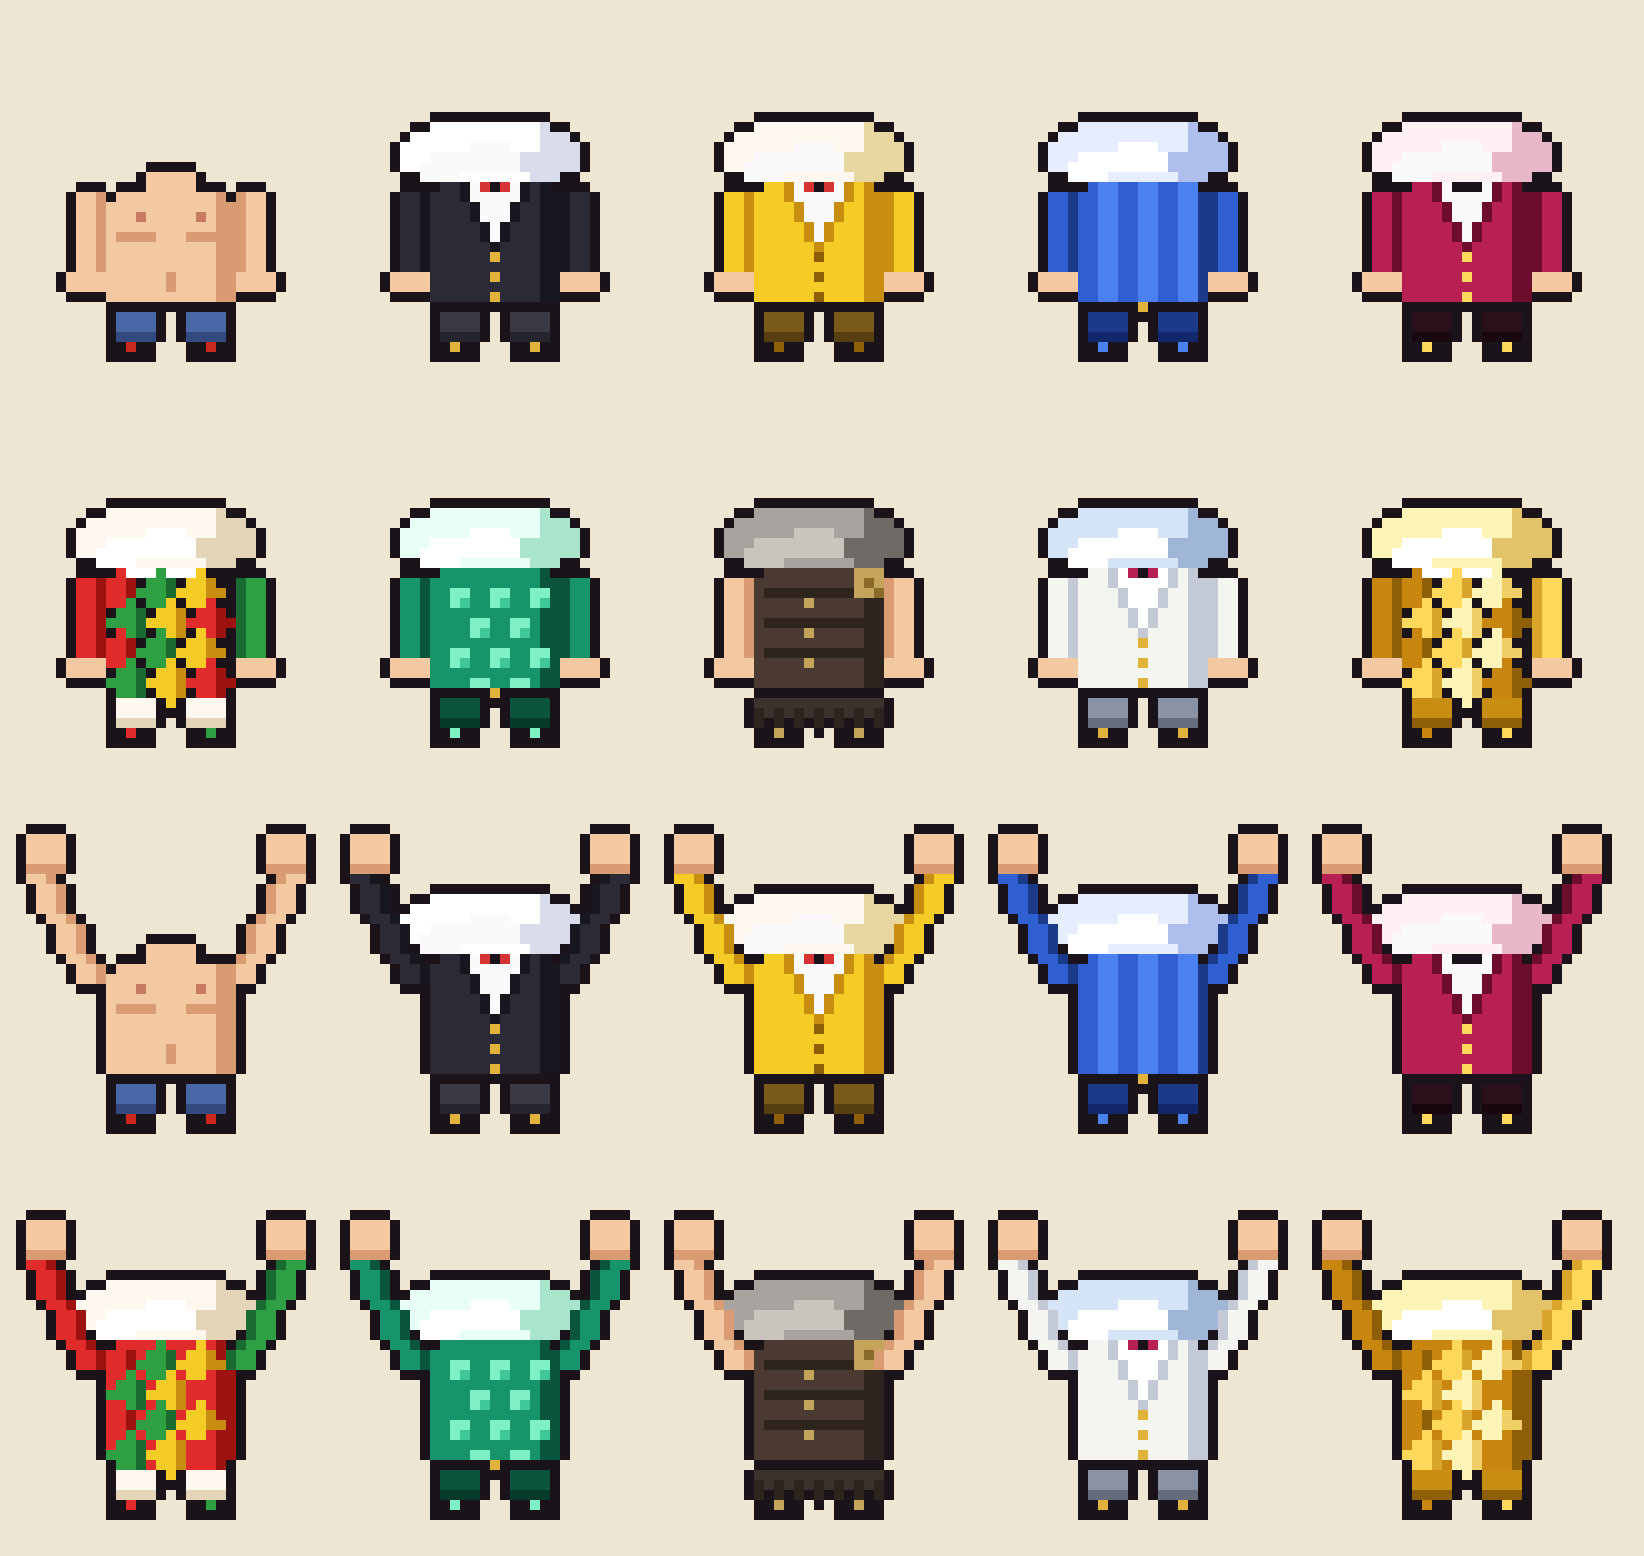

Generate this figure with Python:
"""Pixel bodies for Redka looks. Every look shares ONE silhouette (the clown's: big ruff, wide torso,
hands out, pants, shoes) and differs by palette and torso pattern. Look 0 is the same body shirtless.
Headless: the face is felix*.png laid on top by makeChar() in index.html.

Writes looks.json {grids, grids_up (hands raised, shown while jumping up), pals, head} and looks.png (preview). Paste grids/pals/head into index.html
(LOOKGRID, LOOKPAL, HEADPH)."""
from PIL import Image
import json, os

DIR = os.path.dirname(os.path.abspath(__file__))
W, H = 30, 35


class G:
    def __init__(s, w=W, h=H):
        s.w, s.h = w, h
        s.g = [['.'] * w for _ in range(h)]

    def px(s, x, y, c):
        if 0 <= x < s.w and 0 <= y < s.h:
            s.g[y][x] = c

    def rect(s, x0, y0, x1, y1, c):
        for y in range(y0, y1 + 1):
            for x in range(x0, x1 + 1):
                s.px(x, y, c)

    def ell(s, cx, cy, rx, ry, c, shade=None, sx=.45):
        for y in range(s.h):
            for x in range(s.w):
                if ((x + .5 - cx) / rx) ** 2 + ((y + .5 - cy) / ry) ** 2 <= 1:
                    s.px(x, y, shade if shade and (x + .5 - cx) > rx * sx else c)

    def get(s, x, y):
        return s.g[y][x] if 0 <= x < s.w and 0 <= y < s.h else '.'

    def outline(s):
        add = []
        for y in range(s.h):
            for x in range(s.w):
                if s.g[y][x] == '.' and any(s.get(x + dx, y + dy) not in '.K' for dx, dy in ((1, 0), (-1, 0), (0, 1), (0, -1))):
                    add.append((x, y))
        for x, y in add:
            s.g[y][x] = 'K'

    def rows(s):
        return [''.join(r) for r in s.g]


def ruff(g):
    """Gathered collar (S light, s shade, W highlight). Same on every dressed look."""
    g.ell(15, 14.2, 9.2, 3.4, 'S', 's', .5)
    g.ell(15, 15.6, 7.4, 2.2, 'W', 's', .45)
    g.rect(12, 16, 18, 16, 'S')


def torso_base(g, c, shade):
    g.rect(9, 17, 21, 29, c)
    g.rect(20, 17, 21, 29, shade)
    for x, y in ((9, 17), (21, 17), (9, 29), (21, 29)):
        g.px(x, y, '.')


def dia(g, cx, cy, s, lite, dark):
    for y in range(-s, s + 1):
        w = s - abs(y)
        for x in range(-w, w + 1):
            g.px(cx + x, cy + y, dark if x > 0 else lite)


def pat_diamond(g):
    cols = [('A', 'a'), ('B', 'b'), ('C', 'c')]
    for cy, shift in ((19, 0), (22, 1), (25, 0), (28, 1)):
        for j in range(3):
            lite, dark = cols[(j + shift) % 3]
            dia(g, 10 + j * 4 + (1 if shift else 0), cy, 2, lite, dark)


def pat_plain(g):
    """Suit jacket: small white shirt V, bow tie, lapel seams, gold buttons."""
    torso_base(g, 'A', 'a')
    for i in range(6):
        g.rect(13 + i // 2, 17 + i, 17 - i // 2, 17 + i, 'W')
        g.px(12 + i // 2, 17 + i, 'a'); g.px(18 - i // 2, 17 + i, 'a')
    g.px(14, 17, 'R'); g.px(15, 17, 'K'); g.px(16, 17, 'R')
    for y in (24, 26, 28):
        g.px(15, y, 'M')
    g.px(15, 23, 'a')
    g.rect(9, 29, 21, 29, 'K')


def pat_stripes(g):
    torso_base(g, 'A', 'a')
    for x in range(9, 22):
        if ((x - 9) // 2) % 2:
            g.rect(x, 17, x, 29, 'B')
    g.rect(9, 29, 21, 29, 'K'); g.px(15, 29, 'M')


def pat_dots(g):
    torso_base(g, 'A', 'a')
    for x, y in ((11, 19), (15, 19), (19, 19), (13, 22), (17, 22), (11, 25), (15, 25), (19, 25), (13, 28), (17, 28)):
        g.rect(x, y, x + 1, y + 1, 'C')
        g.px(x + 1, y + 1, 'c')
    g.rect(9, 29, 21, 29, 'K'); g.px(15, 29, 'M')


def pat_tunic(g):
    torso_base(g, 'A', 'a')
    for y in (19, 22, 25):
        g.rect(10, y, 20, y, 'a')
    g.rect(19, 17, 21, 19, 'O'); g.px(20, 18, 'o'); g.px(21, 19, 'o')
    g.px(14, 20, 'O'); g.px(14, 23, 'O'); g.px(14, 26, 'O')
    g.rect(9, 29, 21, 29, 'K')


def pat_bare(g):
    """Shirtless: neck, pecs, belly button. The motivation to buy a suit."""
    g.rect(13, 16, 17, 19, 'F')
    g.rect(9, 18, 21, 29, 'F')
    g.rect(20, 18, 21, 29, 'f')
    for x, y in ((9, 18), (21, 18), (9, 29), (21, 29)):
        g.px(x, y, '.')
    g.rect(10, 22, 13, 22, 'f'); g.rect(17, 22, 20, 22, 'f')   # under the pecs
    g.px(12, 20, 'q'); g.px(18, 20, 'q')                       # nipples
    g.px(15, 26, 'f'); g.px(15, 27, 'f')                       # belly button
    g.rect(9, 29, 21, 29, 'K')                                 # belt


def arms(g, left, right, skin=False, up=False):
    if up:
        # hands raised: arms go diagonally up and out beside the face (face spans x 7.5..22.5)
        cl, cr = ('F', 'F') if skin else (left, right)
        sl, sr = ('f', 'f') if skin else (left.lower(), right.lower())
        for y in range(9, 20):
            xl = 7 - round((19 - y) * 5 / 10)
            xr = 29 - xl
            g.rect(xl - 1, y, xl + 1, y, cl)
            g.px(xl + 1, y, sl)
            g.rect(xr - 1, y, xr + 1, y, cr)
            g.px(xr - 1, y, sr)
        g.rect(1, 5, 4, 8, 'F'); g.rect(25, 5, 28, 8, 'F')
        g.rect(1, 8, 4, 8, 'f'); g.rect(25, 8, 28, 8, 'f')
        return
    if skin:
        g.rect(6, 18, 8, 26, 'F'); g.rect(22, 18, 24, 26, 'F')
        g.rect(8, 18, 8, 26, 'f'); g.rect(22, 18, 22, 26, 'f')
    else:
        g.rect(6, 18, 8, 26, left); g.rect(22, 18, 24, 26, right)
        g.rect(8, 18, 8, 26, left.lower()); g.rect(22, 18, 22, 26, right.lower())
    g.rect(5, 26, 8, 27, 'F')
    g.rect(22, 26, 25, 27, 'F')


def lower(g, shoe_l='A', shoe_r='B', skirt=False):
    if skirt:
        g.rect(9, 30, 21, 31, 'P')
        for x in range(9, 22, 2):
            g.rect(x, 31, x, 32, 'p')
    else:
        g.rect(10, 30, 13, 32, 'P'); g.rect(17, 30, 20, 32, 'P')
        g.rect(10, 32, 13, 32, 'p'); g.rect(17, 32, 20, 32, 'p')
    g.rect(9, 33, 13, 34, 'K'); g.rect(17, 33, 21, 34, 'K')
    g.px(11, 33, shoe_l); g.px(19, 33, shoe_r)


def suit(pat, arm=('A', 'A'), dressed=True, skin_arms=False, skirt=False, shoes=('A', 'B'), up=False):
    g = G()
    if dressed:
        ruff(g)
    if up and pat is pat_diamond:  # the diamond pattern leaves ragged edges that only the lowered arms used to hide
        torso_base(g, 'A', 'a')
    pat(g)
    if up:  # pattern cells that poked out under the lowered arms must not show when the arms are raised
        for y in range(17, 30):
            for x in list(range(0, 9)) + list(range(22, 30)):
                g.g[y][x] = '.'
    arms(g, arm[0], arm[1], skin_arms, up)
    lower(g, shoes[0], shoes[1], skirt)
    g.outline()
    return g


# name, pattern, extra kwargs, palette (letters used above), outline override, gold flag
SKIN = {'F': '#f2c9a0', 'f': '#d99c72', 'q': '#c97a62'}
LOOKS = [
    dict(name='Жебрак', pat=pat_bare, kw=dict(dressed=False, skin_arms=True),
         pal=dict(SKIN, P='#4a68a8', p='#324a80', A='#c8281e', B='#c8281e')),
    dict(name='Перший піджак', pat=pat_plain, kw=dict(arm=('A', 'A'), shoes=('M', 'M')),
         pal=dict(SKIN, A='#2b2b38', a='#17171f', S='#ffffff', s='#d9dcea', W='#fafafa', R='#d63434', M='#e2b33a', P='#3a3a46', p='#25252e')),
    dict(name='Жовтий піджак', pat=pat_plain, kw=dict(arm=('A', 'A'), shoes=('M', 'M')),
         pal=dict(SKIN, A='#f5cb26', a='#c88e12', S='#fff8ee', s='#e8d6a0', W='#fafafa', R='#d63434', M='#8f5f08', P='#7a5a1a', p='#573e10')),
    dict(name='Синій оксамит', pat=pat_stripes, kw=dict(arm=('A', 'A'), shoes=('B', 'B')),
         pal=dict(SKIN, A='#2f5fd0', a='#1b3a8a', B='#4b80f0', b='#2f5fd0', S='#e6edff', s='#aebfee', W='#ffffff', M='#e2b33a', P='#1b3a8a', p='#12276b')),
    dict(name='Малиновий смокінг', pat=pat_plain, kw=dict(arm=('A', 'A'), shoes=('M', 'M')),
         pal=dict(SKIN, A='#b81f52', a='#6e0d2b', S='#fff0f4', s='#e8b8c8', W='#fafafa', R='#1a141a', M='#ffd75a', P='#2a1018', p='#18080e')),
    dict(name='Клоун', pat=pat_diamond, kw=dict(arm=('A', 'B'), shoes=('A', 'B')),
         pal=dict(SKIN, A='#e22b2b', a='#9e1212', B='#2ea043', b='#1a6b32', C='#f5cb26', c='#c88e12', S='#fff8ee', s='#e4d4b8', W='#ffffff', M='#f5cb26', P='#fff8ee', p='#e4d4b8')),
    dict(name='Смарагдовий костюм', pat=pat_dots, kw=dict(arm=('A', 'A'), shoes=('C', 'C')),
         pal=dict(SKIN, A='#18946a', a='#0b553d', C='#7ff0c4', c='#3fc79a', S='#e8fff6', s='#a9e4cc', W='#ffffff', M='#e2b33a', P='#0b553d', p='#073a29')),
    dict(name='Одіссей', pat=pat_tunic, kw=dict(arm=('A', 'A'), skin_arms=True, skirt=True, shoes=('O', 'O')),
         pal=dict(SKIN, A='#4a3a32', a='#2e241e', O='#c4a35a', o='#8a6a28', S='#a8a39e', s='#6f6a66', W='#c9c4be', P='#3a322c', p='#2e241e')),
    dict(name='Біле пальто', pat=pat_plain, kw=dict(arm=('A', 'A'), shoes=('M', 'M')),
         pal=dict(SKIN, A='#f4f4f0', a='#c4c9d6', S='#d6e4f7', s='#9fb6d6', W='#ffffff', R='#b81f52', M='#e2b33a', P='#8a93a6', p='#646c7e')),
    dict(name='Золотий костюм', pat=pat_diamond, kw=dict(arm=('A', 'B'), shoes=('A', 'B')), out='#ffe08a', gold=1,
         pal=dict(SKIN, A='#c8860e', a='#8f5f08', B='#ffd75a', b='#d9a52a', C='#fff4b8', c='#f0cf66', S='#fff4b8', s='#e2c36a', W='#ffffff', M='#fff4b8', P='#c88e12', p='#8f5f08')),
]

# Placeholder head for the frames before felix.png has loaded (rows 2..10 of the 30-wide grid).
HEAD = G()
HEAD.ell(15, 7, 5.2, 5.4, 'F', 'f', .5)
HEAD.px(13, 6, 'K'); HEAD.px(17, 6, 'K'); HEAD.rect(14, 10, 16, 10, 'p')
HEAD.outline()

BASE_PAL = {'K': '#1a141a'}
SC = 10
grids = [suit(L['pat'], **L['kw']) for L in LOOKS]
grids_up = [suit(L['pat'], up=True, **L['kw']) for L in LOOKS]
json.dump({'grids': [g.rows() for g in grids], 'grids_up': [g.rows() for g in grids_up], 'pals': [L['pal'] for L in LOOKS], 'head': HEAD.rows()[:12]},
          open(os.path.join(DIR, 'looks.json'), 'w'))

cols = 5
cell = W * SC + 24
img = Image.new('RGB', (cols * cell + 24, 4 * (H * SC + 36) + 12), (239, 230, 211))
for i, (L, g) in enumerate(zip(LOOKS * 2, grids + grids_up)):
    pal = dict(BASE_PAL, **L['pal'])
    ox, oy = 16 + (i % cols) * cell, 12 + (i // cols) * (H * SC + 36)
    for y, r in enumerate(g.rows()):
        for x, c in enumerate(r):
            if c != '.' and c in pal:
                col = tuple(int(pal[c][j:j + 2], 16) for j in (1, 3, 5))
                img.paste(col, (ox + x * SC, oy + y * SC, ox + x * SC + SC, oy + y * SC + SC))
img.save(os.path.join(DIR, 'looks.png'))
print('wrote looks.json, looks.png;', len(LOOKS), 'looks', W, 'x', H)
